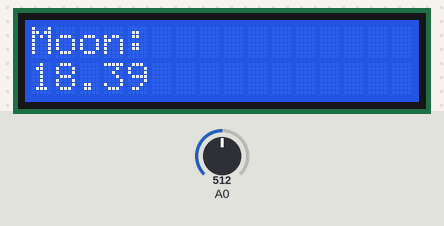
A sketch run on a simulated Arduino Uno, built with avr-gcc and run on an emulated ATmega328P. Shown: 16×2 character LCD. The inputs (shaded band) are chosen by the test bench; at power-on: A0 = 512. What the sketch prints to the serial monitor is not drawn.

Above: at 1.2 s.
1.3 s: A0 set to 610
4.3 s: A0 set to 408
7.3 s: A0 set to 393
10.3 s: A0 set to 207
13.3 s: A0 set to 188
At 14.0 s:
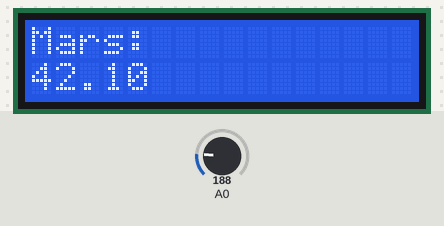
14.8 s: A0 set to 210
Timing chart, 0 to 17.8 s (numbered marks = the images above; inputs shaded):
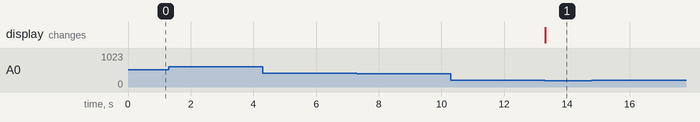

Measured:
- the behaviour switches between 201 and 200 on A0 (found by bisection; images 0 and 1)
- after the input at 1.3 s, every drawn part: stays the same
- after the input at 4.3 s, every drawn part: stays the same
- after the input at 7.3 s, every drawn part: stays the same
- after the input at 10.3 s, every drawn part: stays the same
- after the input at 13.3 s, the display: changes at once (image 1)
- after the input at 14.8 s, every drawn part: stays the same

The sketch:

static_in_i2c.ino
```cpp
#include <Wire.h>
#include <LiquidCrystal_I2C.h>
#include <SoftwareSerial.h>

LiquidCrystal_I2C lcd(0x27, 16, 2);
//SoftwareSerial knob_input(10, 11);
double weight = 110.78;
float ans;
int knob, fans;

void setup()
{
    lcd.init();
    lcd.backlight();
    Serial.begin(9600);
//    knob_input.begin(9600);
}

void loop()
{
    while (true)
    {
        knob = analogRead(A0);
        Serial.write(knob);

        if ((knob > 0) && (knob <= 200))
        {
            ans = weight * 0.38;
            lcd.setCursor(0, 0);
            lcd.print("Mars: ");
            lcd.setCursor(0, 1);
            fans = (int)(ans);

            if (fans < 100) {
              lcd.print(ans, 2);
              lcd.setCursor(5, 1);
              lcd.print("  ");
            } else {
              lcd.print(fans);
            }
            lcd.setCursor(6,0);
            lcd.print("        ");
        }
        if ((knob > 200) && (knob <= 400))
        {
            ans = weight * 1.06;
            lcd.setCursor(0, 0);
            lcd.print("Saturn: ");
            lcd.setCursor(0, 1);
            fans = (int)(ans);

            if (fans < 100) {
              lcd.print(ans, 2);
              lcd.setCursor(5, 1);
              lcd.print("  ");
            } else {
              lcd.print(fans);
            }
            lcd.setCursor(6,0);
            lcd.print("        ");
        }

        if ((knob > 400) && (knob <= 600))
        {
            ans = weight * 0.166;
            lcd.setCursor(0, 0);
            lcd.print("Moon: ");
            lcd.setCursor(0, 1);
            fans = (int)(ans);

            if (fans < 100) {
              lcd.print(ans, 2);
              lcd.setCursor(5, 1);
              lcd.print("  ");
            } else {
              lcd.print(fans);
            }
            lcd.setCursor(6,0);
            lcd.print("        ");
        }
        if ((knob > 600) && (knob <= 800))
        {
            ans = weight * 0.38;
            lcd.setCursor(0, 0);
            lcd.print("Mercury: ");
            lcd.setCursor(0, 1);
            fans = (int)(ans);

            if (fans < 100) {
              lcd.print(ans, 2);
              lcd.setCursor(5, 1);
              lcd.print("  ");
            } else {
              lcd.print(fans);
            }
            lcd.setCursor(3,1);
            lcd.print("  ");
        }

        if ((knob > 800) && (knob <= 1000))
        {
            ans = weight * 1.19;
            lcd.setCursor(0, 0);
            lcd.print("Neptune: ");
            lcd.setCursor(0, 1);
            fans = (int)(ans);

            if (fans < 100) {
              lcd.print(ans, 2);
              lcd.setCursor(5, 1);
              lcd.print("  ");
            } else {
              lcd.print(fans);
            }
            lcd.setCursor(3,1);
            lcd.print("  ");
        }
    }
}
```
